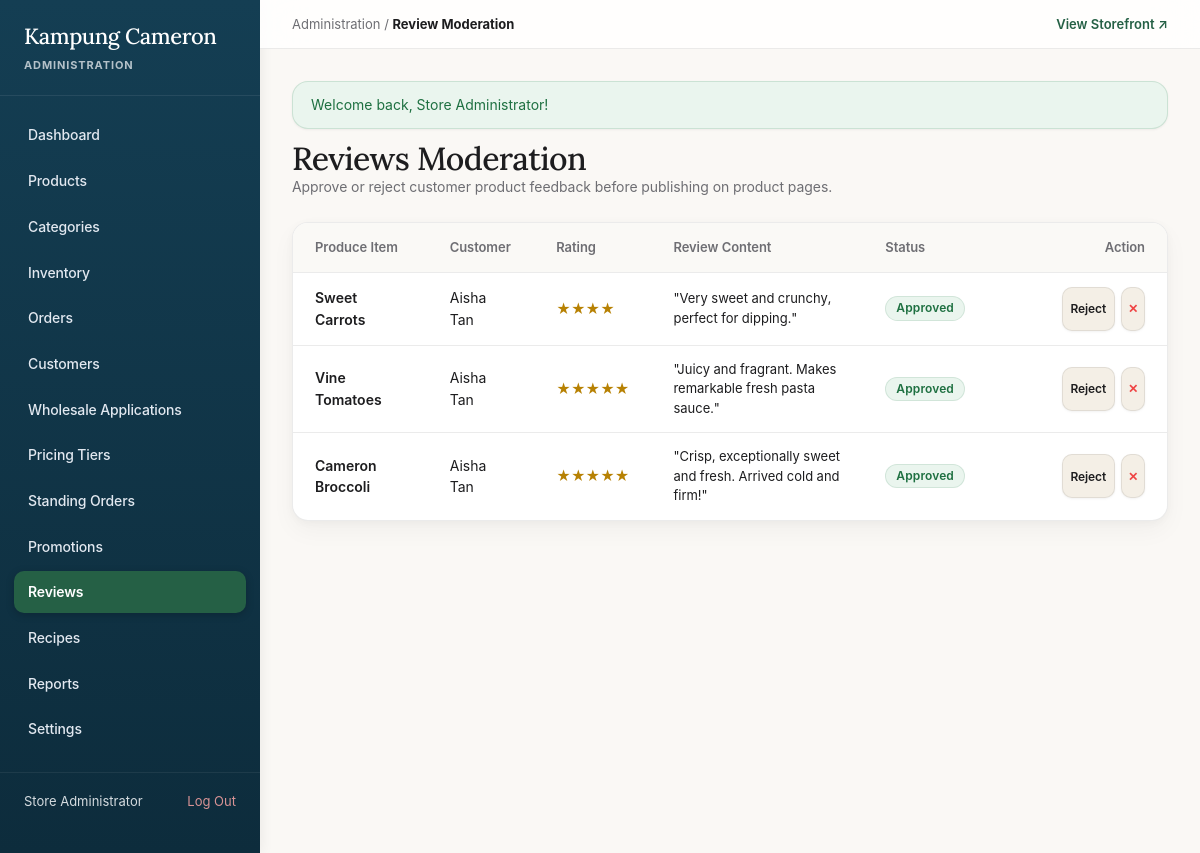
/admin/reviews (signed in), run on the app's committed database.
### tables this page shows
CREATE TABLE IF NOT EXISTS `reviews` (
    `id` INT AUTO_INCREMENT PRIMARY KEY,
    `product_id` INT NOT NULL,
    `user_id` INT NOT NULL,
    `order_id` INT DEFAULT NULL,
    `rating` TINYINT NOT NULL CHECK (`rating` BETWEEN 1 AND 5),
    `review_text` TEXT NOT NULL,
    `status` ENUM('pending', 'approved', 'rejected') NOT NULL DEFAULT 'pending',
    `created_at` DATETIME NOT NULL DEFAULT CURRENT_TIMESTAMP,
    FOREIGN KEY (`product_id`) REFERENCES `products`(`id`) ON DELETE CASCADE,
    FOREIGN KEY (`user_id`) REFERENCES `users`(`id`) ON DELETE CASCADE,
    FOREIGN KEY (`order_id`) REFERENCES `orders`(`id`) ON DELETE SET NULL,
    INDEX `idx_rev_prod` (`product_id`, `status`)
);

CREATE TABLE IF NOT EXISTS `products` (
    `id` INT AUTO_INCREMENT PRIMARY KEY,
    `category_id` INT NOT NULL,
    `sku` VARCHAR(60) NOT NULL UNIQUE,
    `slug` VARCHAR(120) NOT NULL UNIQUE,
    `name_en` VARCHAR(150) NOT NULL,
    `name_zh` VARCHAR(150) NOT NULL,
    `unit_weight` VARCHAR(60) NOT NULL DEFAULT '500g',
    `price` DECIMAL(10,2) NOT NULL,
    `sale_price` DECIMAL(10,2) DEFAULT NULL,
    `stock_quantity` INT NOT NULL DEFAULT 0,
    `low_stock_threshold` INT NOT NULL DEFAULT 5,
    `description_en` TEXT DEFAULT NULL,
    `description_zh` TEXT DEFAULT NULL,
    `image` VARCHAR(255) DEFAULT NULL,
    `is_best_seller` TINYINT(1) NOT NULL DEFAULT 0,
    `is_active` TINYINT(1) NOT NULL DEFAULT 1,
    `created_at` DATETIME NOT NULL DEFAULT CURRENT_TIMESTAMP,
    `updated_at` DATETIME NOT NULL DEFAULT CURRENT_TIMESTAMP ON UPDATE CURRENT_TIMESTAMP,
    FOREIGN KEY (`category_id`) REFERENCES `categories`(`id`) ON DELETE RESTRICT,
    INDEX `idx_prod_category` (`category_id`),
    INDEX `idx_prod_slug` (`slug`),
    INDEX `idx_prod_stock` (`stock_quantity`)
);

CREATE TABLE IF NOT EXISTS `users` (
    `id` INT AUTO_INCREMENT PRIMARY KEY,
    `name` VARCHAR(120) NOT NULL,
    `email` VARCHAR(150) NOT NULL UNIQUE,
    `password_hash` VARCHAR(255) NOT NULL,
    `phone` VARCHAR(30) DEFAULT NULL,
    `role` ENUM('customer', 'wholesale', 'admin') NOT NULL DEFAULT 'customer',
    `is_active` TINYINT(1) NOT NULL DEFAULT 1,
    `created_at` DATETIME NOT NULL DEFAULT CURRENT_TIMESTAMP,
    `updated_at` DATETIME NOT NULL DEFAULT CURRENT_TIMESTAMP ON UPDATE CURRENT_TIMESTAMP,
    INDEX `idx_users_email` (`email`),
    INDEX `idx_users_role` (`role`)
);

### app/helpers/view.php (called while the page is built, shortened)
<?php
function render_view(string $viewPath, array $data = [], string $layout = 'main'): void {
    extract($data);
    $viewFile = VIEW_PATH . '/' . $viewPath . '.php';
    require $viewFile;
}
function url(string $path = ''): string {
    return BASE_URL . '/' . ltrim($path, '/');
}

### app/controllers/AdminController.php (called while the page is built, shortened)
<?php
class AdminController {
    public function reviews(): void {
        $reviews = DB::fetchAll(
            "SELECT r.*, p.name_en as product_name, u.name as reviewer_name
             FROM reviews r
             JOIN products p ON r.product_id = p.id
             JOIN users u ON r.user_id = u.id
             ORDER BY r.id DESC"
        );
        render_view('admin/reviews', [
            'reviews' => $reviews,
            'title'   => 'Review Moderation'
        ], 'admin');
    }
}

### config/db.php (called while the page is built, shortened)
<?php
class DB {
    private static ?PDO $instance = null;
    public static function connect(): PDO {
        if (self::$instance === null) {
            $dsn = sprintf(
                'mysql:host=%s;port=%s;dbname=%s;charset=utf8mb4',
                DB_HOST,
                DB_PORT,
                DB_NAME
            );
            $options = [
                PDO::ATTR_ERRMODE            => PDO::ERRMODE_EXCEPTION,
                PDO::ATTR_DEFAULT_FETCH_MODE => PDO::FETCH_ASSOC,
                PDO::ATTR_EMULATE_PREPARES   => false,
            ];
            try {
                self::$instance = new PDO($dsn, DB_USER, DB_PASS, $options);
            } catch (PDOException $e) {
                die('Database Connection Failed: ' . htmlspecialchars($e->getMessage()));
            }
        }
        return self::$instance;
    }
    public static function query(string $sql, array $params = []): PDOStatement {
        $stmt = self::connect()->prepare($sql);
        $stmt->execute($params);
        return $stmt;
    }
    public static function fetchAll(string $sql, array $params = []): array {
        return self::query($sql, $params)->fetchAll();
    }
}

### app/views/admin/reviews.php (the view, shortened to what this page needs)
<div>
    <div class="admin-page-header">
        <div>
            <h1 class="admin-page-title">Reviews Moderation</h1>
            <p style="color: var(--admin-text-muted); font-size: 14px;">Approve or reject customer product feedback before publishing on product pages.</p>
        </div>
    </div>
    <div class="admin-card">
        <div class="admin-table-scroll" role="region" aria-label="Reviews data table" tabindex="0"><table class="admin-table">
            <thead>
                <tr>
                    <th>Produce Item</th>
                    <th>Customer</th>
                    <th>Rating</th>
                    <th>Review Content</th>
                    <th>Status</th>
                    <th style="text-align: right; width: 180px;">Action</th>
                </tr>
            </thead>
            <tbody>
                <?php if (empty($reviews)): ?>
                    <tr><td colspan="6" style="padding: 32px; text-align: center; color: var(--admin-text-muted);">No reviews submitted yet.</td></tr>
                <?php else: ?>
                    <?php foreach ($reviews as $rev): ?>
                        <tr>
                            <td style="font-weight: 600;"><?= htmlspecialchars($rev['product_name']) ?></td>
                            <td><?= htmlspecialchars($rev['reviewer_name']) ?></td>
                            <td style="color: #b78103; font-weight: 700;"><?= str_repeat('★', $rev['rating']) ?></td>
                            <td style="max-width: 320px; font-size: 13px; line-height: 1.5;">
                                "<?= htmlspecialchars($rev['review_text']) ?>"
                            </td>
                            <td>
                                <?php if ($rev['status'] === 'approved'): ?>
                                    <span class="badge badge-in-stock">Approved</span>
                                <?php elseif ($rev['status'] === 'pending'): ?>
                                    <span class="badge badge-low-stock">Pending</span>
                                <?php else: ?>
                                    <span class="badge badge-sold-out">Rejected</span>
                                <?php endif; ?>
                            </td>
                            <td style="text-align: right;">
                                <form action="<?= url('/admin/reviews/action') ?>" method="POST" style="display: flex; gap: 6px; justify-content: flex-end;">
                                    <?php if ($rev['status'] !== 'rejected'): ?>
                                        <button type="submit" name="action" value="reject" class="btn btn-secondary" style="padding: 4px 8px; font-size: 12px;">Reject</button>
                                    <?php endif; ?>
                                    <button type="submit" name="action" value="delete" class="btn btn-secondary" style="padding: 4px 6px; font-size: 12px; color: #ef4444;" title="Delete">✕</button>
                                </form>
                            </td>
                        </tr>
                    <?php endforeach; ?>
                <?php endif; ?>
            </tbody>
        </table></div>
    </div>
</div>

### public/assets/css/style.css (style rules this page uses)
:root { --primary-green: #256045; --primary-green-dark: #194430; --primary-green-light: #eaf5ee; --service-blue: #184e68; --service-blue-dark: #10384c; --service-blue-light: #eef6f9; --warm-paper: #faf8f5; --warm-paper-card: #f4efe6; --surface-white: #ffffff; --surface-translucent: rgba(250, 248, 245, 0.85); --text-main: #1d1d1f; --text-muted: #6e6e73; --text-subtle: #86868b; --border-color: rgba(0, 0, 0, 0.08); --border-focus: #256045; --danger-color: #d9383a; --danger-bg: #fff1f2; --warning-color: #b45309; --warning-bg: #fffbeb; --success-color: #1e7041; --success-bg: #eaf5ee; --radius-xs: 6px; --radius-sm: 10px; --radius-md: 16px; --radius-lg: 22px; --radius-pill: 9999px; --shadow-sm: 0 1px 3px rgba(0, 0, 0, 0.04), 0 1px 2px rgba(0, 0, 0, 0.02); --shadow-md: 0 4px 14px rgba(0, 0, 0, 0.05), 0 1px 3px rgba(0, 0, 0, 0.02); --shadow-lg: 0 12px 32px rgba(0, 0, 0, 0.08), 0 2px 6px rgba(0, 0, 0, 0.03); --shadow-card: 0 2px 8px rgba(0, 0, 0, 0.03), 0 10px 24px rgba(0, 0, 0, 0.04); --shadow-card-hover: 0 8px 24px rgba(0, 0, 0, 0.07), 0 20px 40px rgba(0, 0, 0, 0.05); --shadow-modal: 0 24px 64px rgba(0, 0, 0, 0.16), 0 4px 16px rgba(0, 0, 0, 0.04); --ease-apple: cubic-bezier(0.16, 1, 0.3, 1); --transition-quick: 0.16s var(--ease-apple); --transition-smooth: 0.28s var(--ease-apple); --transition-instant: 0.1s ease-out; --max-width: 1280px; }
*, *::before, *::after { box-sizing: border-box; margin: 0; padding: 0; }
html { scroll-behavior: smooth; }
body { font-family: -apple-system, BlinkMacSystemFont, "SF Pro Text", "SF Pro Display", "DM Sans", "Noto Sans SC", "Segoe UI", Roboto, sans-serif; background-color: var(--warm-paper); color: var(--text-main); line-height: 1.55; font-size: 15px; -webkit-font-smoothing: antialiased; -moz-osx-font-smoothing: grayscale; text-rendering: optimizeLegibility; min-height: 100vh; display: flex; flex-direction: column; }
h1, h2, h3, h4 { font-family: 'Lora', 'Noto Sans SC', Georgia, serif; font-weight: 500; color: var(--text-main); }
h1 { font-size: clamp(32px, 4.5vw, 48px); line-height: 1.1; letter-spacing: -0.028em; }
p { line-height: 1.6; letter-spacing: -0.005em; }
button, input, select, textarea { font-family: inherit; font-size: inherit; }
.btn { display: inline-flex; align-items: center; justify-content: center; gap: 8px; min-height: 44px; padding: 10px 22px; font-size: 14px; font-weight: 600; letter-spacing: -0.01em; border-radius: var(--radius-sm); border: 1px solid transparent; cursor: pointer; user-select: none; white-space: nowrap; box-shadow: var(--shadow-sm); transition: transform var(--transition-instant), background-color var(--transition-quick), border-color var(--transition-quick), box-shadow var(--transition-quick); }
.btn-secondary { background-color: var(--warm-paper-card); color: var(--text-main); border-color: var(--border-color); }
.badge { display: inline-flex; align-items: center; padding: 4px 10px; border-radius: var(--radius-pill); font-size: 12px; font-weight: 600; line-height: 1.2; letter-spacing: 0.01em; }
.badge-in-stock { background-color: var(--success-bg); color: var(--success-color); border: 1px solid rgba(30, 112, 65, 0.12); }

### data on the page
reviews: product.name_en "Sweet Carrots", user.name "Aisha Tan", rating "★★★★", review_text "Very sweet and crunchy, perfect for dipping.", status "Approved"
reviews: product.name_en "Vine Tomatoes", user.name "Aisha Tan", rating "★★★★★", review_text "Juicy and fragrant. Makes remarkable fresh pasta sauce.", status "Approved"
reviews: product.name_en "Cameron Broccoli", user.name "Aisha Tan", rating "★★★★★", review_text "Crisp, exceptionally sweet and fresh. Arrived cold and firm!", status "Approved"

### other printed values
$label "Dashboard"
$label "Products"
$label "Categories"
$label "Inventory"
$label "Orders"
$label "Customers"
$label "Wholesale Applications"
$label "Pricing Tiers"
$label "Standing Orders"
$label "Promotions"
$label "Reviews"
$label "Recipes"
$label "Reports"
$label "Settings"
auth_user()['name'] "Store Administrator"
